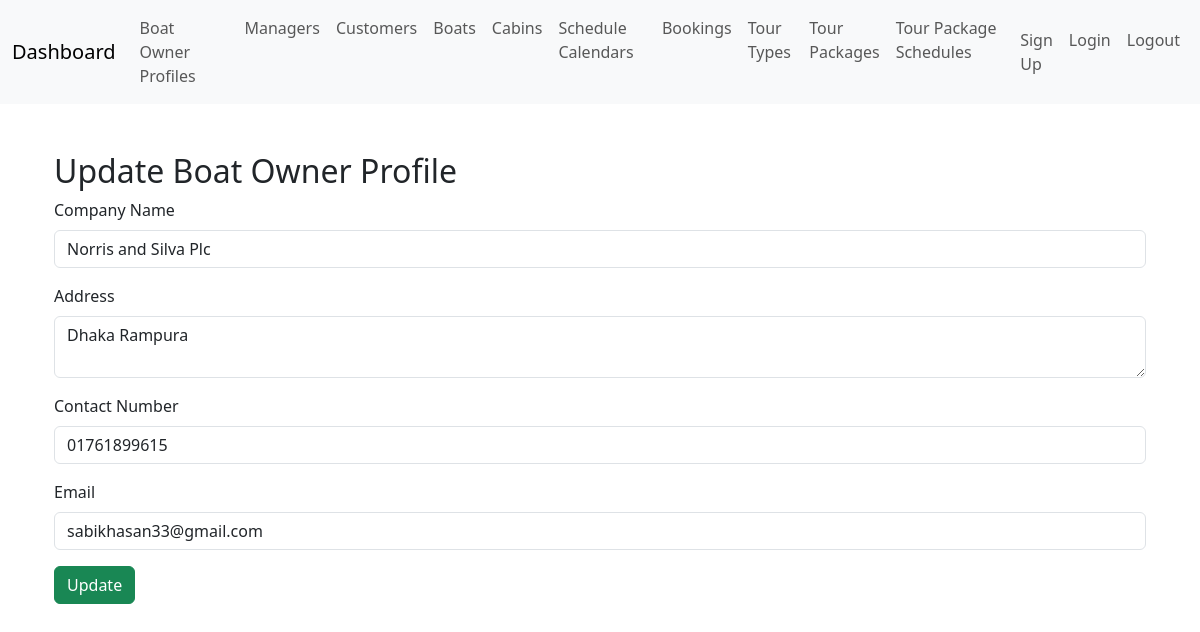
The page /boat-owner-profiles/update/4/ on the database its author committed.
### boats/models.py (models this page shows, shortened)
class BoatOwnerProfile(models.Model):
    user = models.OneToOneField(User, on_delete=models.CASCADE, related_name='boat_owner_profile')
    company_name = models.CharField(max_length=255)
    address = models.TextField()
    contact_number = models.CharField(max_length=15, blank=True, null=True)
    email = models.EmailField(blank=True, null=True)
    created_at = models.DateTimeField(auto_now_add=True)
    updated_at = models.DateTimeField(auto_now=True)

### boats/views.py (the view, shortened to what this page needs)
# urls.py: path('boat-owner-profiles/update/<int:pk>/', views.update_boat_owner_profile_view, name='update_boat_owner_profile'),
@csrf_exempt
def update_boat_owner_profile_view(request, pk):
    profile = BoatOwnerProfile.objects.get(pk=pk)
    return render(request, 'boats/boat_owner_profile_update.html', {'profile': profile})

### boats/templates/boats/boat_owner_profile_update.html (shortened to what this page needs)
{% extends 'base.html' %}
{% block content %}
<div class="container mt-5">
    <h2>Update Boat Owner Profile</h2>
    <form method="POST" action="{% url 'update_boat_owner_profile' profile.id %}">
        <div class="mb-3">
            <label for="company_name" class="form-label">Company Name</label>
            <input type="text" name="company_name" id="company_name" class="form-control" value="{{ profile.company_name }}" required>
        </div>
        <div class="mb-3">
            <label for="address" class="form-label">Address</label>
            <textarea name="address" id="address" class="form-control" required>{{ profile.address }}</textarea>
        </div>
        <div class="mb-3">
            <label for="contact_number" class="form-label">Contact Number</label>
            <input type="text" name="contact_number" id="contact_number" class="form-control" value="{{ profile.contact_number }}" required>
        </div>
        <div class="mb-3">
            <label for="email" class="form-label">Email</label>
            <input type="email" name="email" id="email" class="form-control" value="{{ profile.email }}" required>
        </div>
        <button type="submit" class="btn btn-success">Update</button>
    </form>
</div>
{% endblock %}

### rows shown on the page
BoatOwnerProfile: company_name "Norris and Silva Plc", address "Dhaka Rampura", contact_number "01761899615", email "sabikhasan33@gmail.com"
